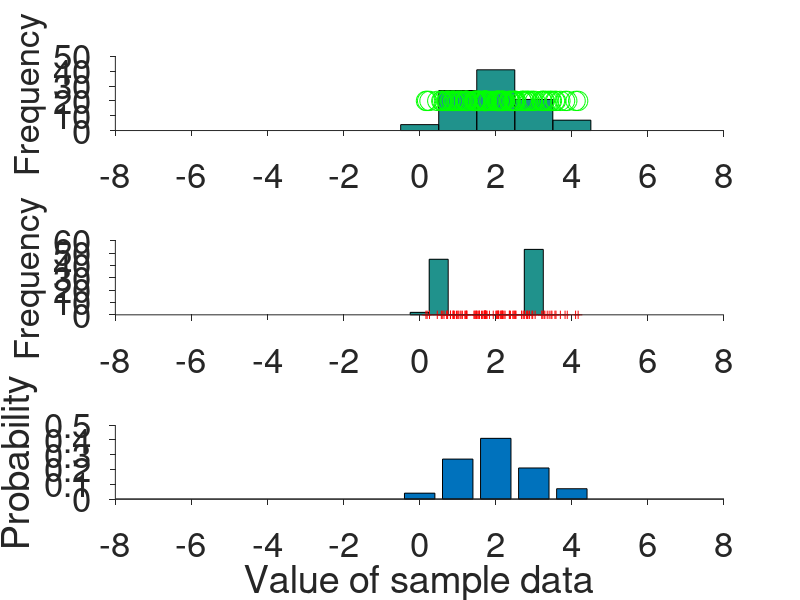
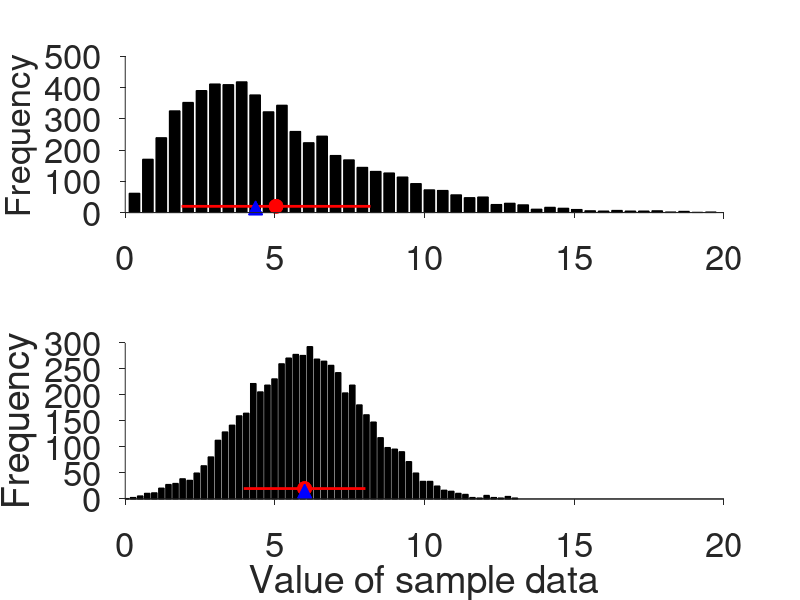
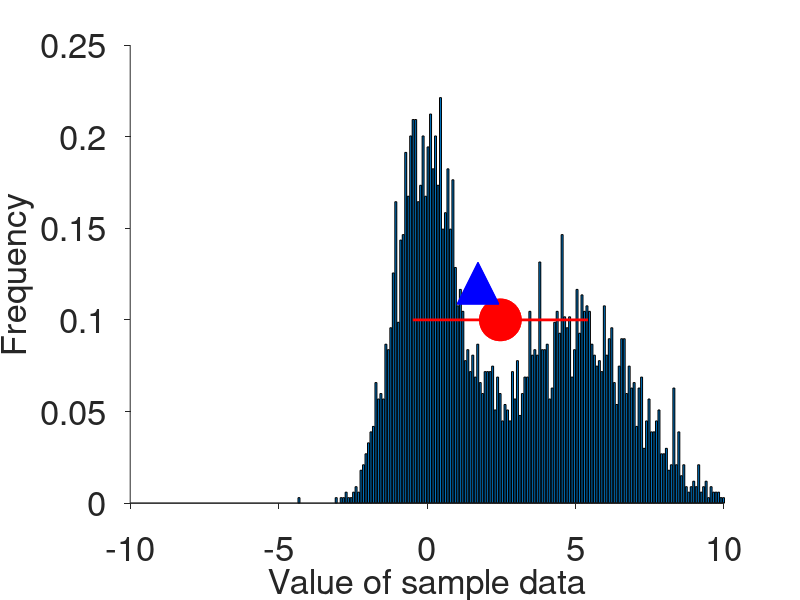
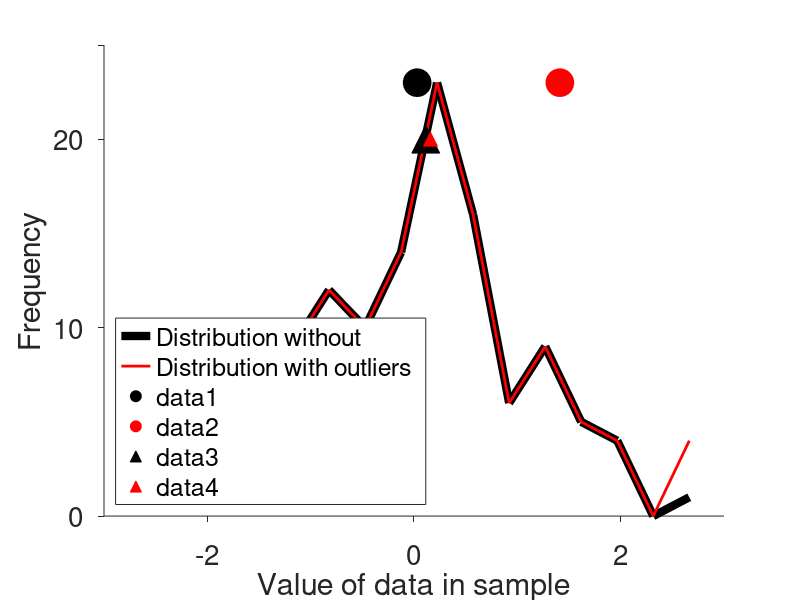

Write MATLAB code to recreate these figures, in order.
%% Creating a variables and visualizing data
%
% - This tutorial will show how to plot a histogram with areas and bar-heights.
% - How compute the mean and the median and how to use MatLab corresponding
%   Functions.
% - How to compute the r.m.s. (root-mean-square) value of a sample.
% - How to compute the standard deviation and use the corresponding matlab
%   function.
% 
% Pestilli, Franco K310 Spring 2016 Indiana University Bloomington

%% (0) Simulating data.
% We create a vector of random data points. The values will be
% randomly drawn from a gaussian distribution with a mean of 0 and a
% standard deviation of 1.  To do so we will use a built in MatLab
% function:
rnd_data = 2+1*randn(100,1); % Type: 'doc randn' for more information 

%% (1) Plotting a histogram with equal bins.
% The height of each bar will indicate the number of elements in the sample
% that are part of the interval indicated by the bar horizontal width.
figure('name','test','color','w')
subplot(3,1,1); % Subplot plots multiple axis in a single matlab figure
xbins1 = -6:6; 
hist(rnd_data,xbins1);
hold on
plot(rnd_data, 20*ones(size(rnd_data)),'go','markersize',14)
set(gca,'tickdir','out', 'box','off','xlim',[-8 8], ...
        'xtick',[-8:2:8],'fontsize',25)
ylabel('Frequency','fontsize',25)

%% (2) Plotting a histogram with unequal bins.
subplot(3,1,2);  % Subplot plots multiple axis in a single matlab figure
xbins2 = [-4 -2 0 .5 3];
hist(rnd_data,xbins2)
hold on
plot(rnd_data,zeros(size(rnd_data)),'r+')
set(gca,'tickdir','out', 'box','off','xlim',[-8 8], ...
        'xtick',[-8:2:8],'fontsize',25)
ylabel('Frequency','fontsize',25)

%% (3) Plotting a histogram by computing probabilities:
[y,x] = hist(rnd_data,xbins1);
% Divide by the sum: 
% this does not scale to probability
subplot(3,1,3);  % Subplot plots multiple axis in a single matlab figure
% Divide by the area:
% This method scales the y-axis to probability
bar(x,y/trapz(x,y));
set(gca,'tickdir','out', 'box','off','xlim',[-8 8],'xtick',[-8:8])
ylabel('Probability')
xlabel('Value of sample data')
set(gca,'tickdir','out', 'box','off','xlim',[-8 8], ...
        'xtick',[-8:2:8],'fontsize',25)

%% (3) Build two data sets sampling from different distributions.
% Here after we will plot two distributions with different shape.
% One shape is symmetric (same number of values to the left and right of
% the mean) the other shape is not symmetric, it is skewed. The skewed
% distribution is a Chi^2 distribution. When we summarize both
% distributions with mean, median and STD the significance of each measure
% changes. Both mean and median describe well the symmetric data drawn from
% a normal (Gaussian) distirbution but not so well the dat adrawn from the
% Chi^2 distribution.
%
chirnd_data = chi2rnd(5,6000,1); % Please explore the help of this new function
rnd_data    = 6+2*randn(6000,1); % Type: 'doc randn' for more information 

% We plto the first sample, not symmetric.
figure('name','Two histograms','color','w')
subplot(2,1,1); % Subplot plots multiple axis in a single matlab figure
[y,x] = hist(chirnd_data,60);
bar(x,y,'k')
hold on
set(gca,'tickdir','out', 'box','off','xlim',[0 20],'xtick',[0:5:20],'fontsize',25)
ylabel('Frequency','fontsize',25)

% Add the mean
m  = mean(chirnd_data);
sd = std(chirnd_data);
plot([m-sd m+sd],[20 20],'r-','linewidth',2)
plot([m m],[20 20],'ro','markerfacecolor','r','markersize',10)

% Add the median
m = median(chirnd_data);
plot([m m],[15 15],'b^','markerfacecolor','b','markersize',10)

% We plot the second sample, symmetric.
subplot(2,1,2); % Subplot plots multiple axis in a single matlab figure
[y,x] = hist(rnd_data,60);
bar(x,y,'k')
hold on
set(gca,'tickdir','out', 'box','off','xlim',[0 20],'xtick',[0:5:20],'fontsize',25)
ylabel('Frequency')
xlabel('Value of sample data')

% Add the mean
m  = mean(rnd_data);
sd = std(rnd_data);
plot([m-sd m+sd],[20 20],'r-','linewidth',2)
plot([m m],[20 20],'ro','markerfacecolor','r','markersize',10)

% Add the median
m = median(rnd_data);
plot([m m],[15 15],'b^','markerfacecolor','b','markersize',10)


%% (4) Plot a bimodal dataset. Use mean, median and STD to summarize the sample.
% Here after we will create two samples from different distributions,
% meaning sampling from distributions with different means and standard
% deviations. We will then combine the samples into a single distrbution of
% and compute mean and standard deviation of this new distribution.
% We show that the mean and the standard deviation do not represent well
% the data in this 'bimodally' distributed set.
% 
rnd_data1 = 0+1*randn(2000,1);
rnd_data2 = 5+2*randn(2000,1); % Type: 'doc randn' for more information 
rnd_data = [rnd_data1; rnd_data2];
[y, x] = hist(rnd_data,200);
y = y/trapz(x,y); % Trasform in probabilities

figure('name','Bimodal dataset','color','w')
bar(x,y); hold on
set(gca,'tickdir','out', 'box','off','xlim',[-10 10],'xtick',[-10:5:10],'fontsize',25)
ylabel('Frequency','fontsize',25)
xlabel('Value of sample data','fontsize',25)

% Add the mean
m  = mean(rnd_data);
sd = std(rnd_data);
plot([m-sd m+sd],[.1 .1],'r-','linewidth',2)
plot([m m],[.1 .1],'ro','markerfacecolor','r','markersize',30)

% Add the median
m = median(rnd_data);
plot([m m],[.12 .12],'b^','markerfacecolor','b','markersize',30)


%% (5) Effects of outliers on the mean, median and STD of symmetric distribution.
% Notice that when we add outliers to the data the mean does not accurately
% describe the central tendency of the data and the standard deviation does
% not accurately reflect the spread in the data.

% Create a new dataset with the same values as rnd_data and a few outliers
% horzcat simply adds the new values at the end of the vector d0sorted
rnd_data   = randn(1,120); % Sample without OUTLIERS 
rnd_data_o = horzcat(rnd_data, 60, 50, 60);  % Add outliers, 60, 50 and 60 

% Compute mean, median and STD, for the two samples.
m1   = mean(rnd_data_o);
sd1  = std(rnd_data_o);
med1 = median(rnd_data_o);
m   = mean(rnd_data);
sd  = std(rnd_data);
med = median(rnd_data);

% Now plot the results in a new figure
figure('name','Adding outliers','color','w')
hold on;
[y,x]   = hist(rnd_data,14);
[y1, x] = hist(rnd_data_o,x);
binmax  = max([y,y1]); % Let's find the maximum height of the graph, 
                      % here instead of horzcat we simply use [] to
                      % concatenate.
plot(x,y, 'k-', 'linewidth',6);
plot(x,y1,'r-','markerfacecolor','k', 'linewidth',2, 'markersize',12);
legend({'Distribution without','Distribution with outliers'},'Location','SouthWest')

% Means are circles
plot(m,   binmax, 'ko', 'markersize',20,'markerfacecolor','k');
plot(m1,  binmax, 'ro', 'markersize',20,'markerfacecolor','r');

% Medians are triangles.
plot(med, binmax-3,'k^','markerfacecolor','k', 'markersize',20);
plot(med1,binmax-3,'r^','markerfacecolor','r', 'markersize',10);
ylabel('Frequency')
xlabel('Value of data in sample')

% Take a look at all the many things we can set on a graph to make it
% appealing.
set(gca,'xlim',[-3 3], 'tickdir','out', ...
    'ytick',[0 10 20 25], ...
    'yticklabel',{'0', '10', '20', ''}, ...
    'xtick',[-2, 0, 2], ...
    'fontsize',20)
    
% End